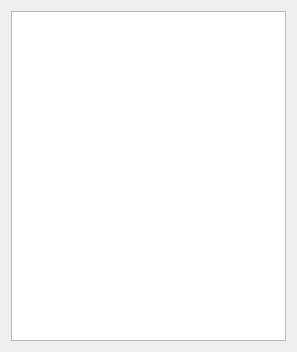
<?xml version="1.0" encoding="UTF-8"?>
<ui version="4.0">
 <class>DialogChooseSmile</class>
 <widget class="QDialog" name="DialogChooseSmile">
  <property name="geometry">
   <rect>
    <x>0</x>
    <y>0</y>
    <width>297</width>
    <height>352</height>
   </rect>
  </property>
  <property name="windowTitle">
   <string>Dialog</string>
  </property>
  <layout class="QGridLayout" name="gridLayout">
   <item row="0" column="0">
    <widget class="QTableWidget" name="tableWidget"/>
   </item>
  </layout>
 </widget>
 <resources/>
 <connections/>
</ui>
